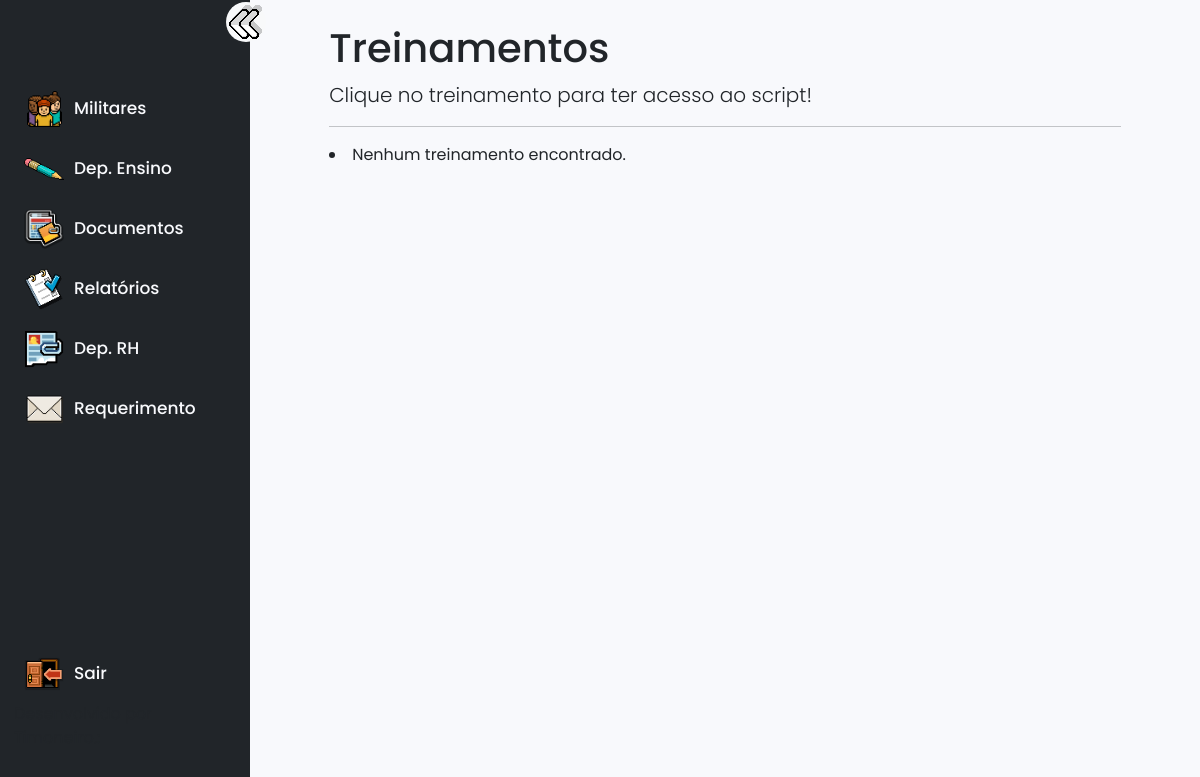
The page /treinamentos/treinamentosofc/ (signed in) on the database as committed earlier.
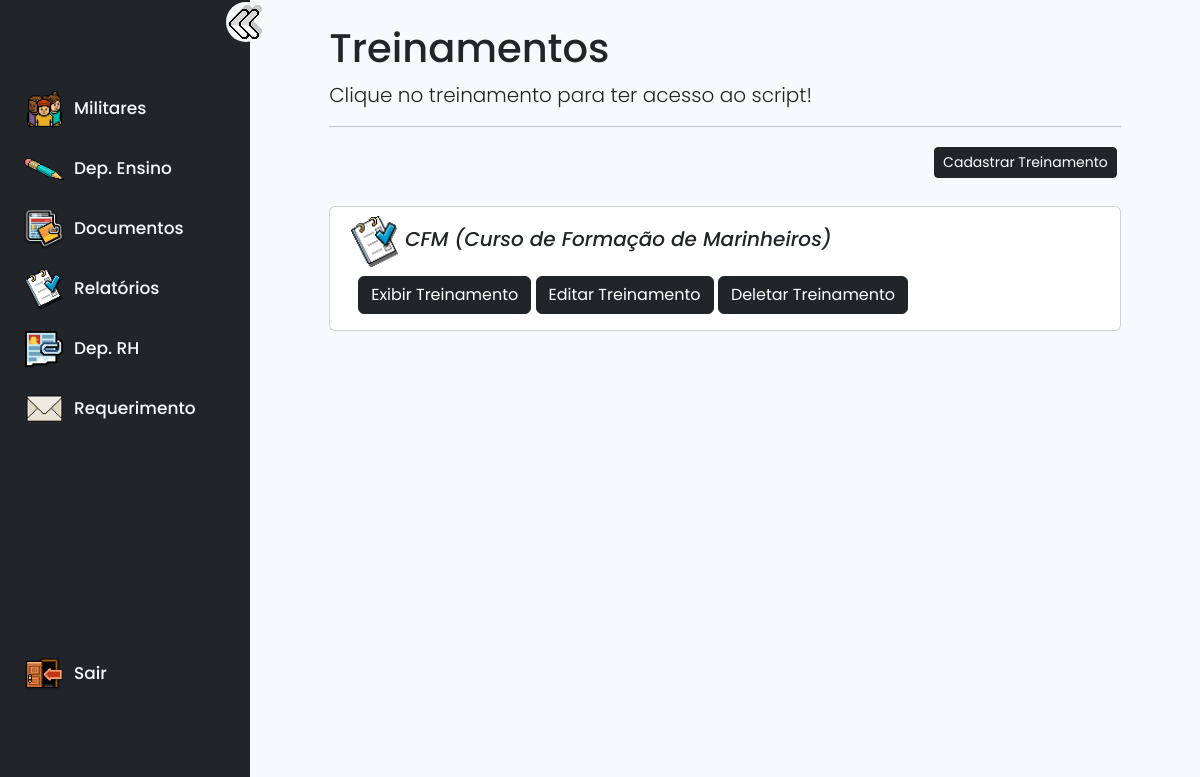
The same page on the database as committed later.
### treinamentos/models.py (models this page shows, shortened)
class Treinamentos(models.Model):
    titulo = models.TextField(verbose_name='Título', null=True, blank=True)
    topico1 = models.TextField(verbose_name='Tópico-1', null=True, blank=True)
    texto1 = models.TextField(verbose_name='Texto-1', null=True, blank=True)
    topico2 = models.TextField(verbose_name='Tópico-2', null=True, blank=True)
    texto2 = models.TextField(verbose_name='Texto-2', null=True, blank=True)
    topico3 = models.TextField(verbose_name='Tópico-3', null=True, blank=True)
    texto3 = models.TextField(verbose_name='Texto-3', null=True, blank=True)
    topico4 = models.TextField(verbose_name='Tópico-4', null=True, blank=True)
    texto4 = models.TextField(verbose_name='Texto-4', null=True, blank=True)
    topico5 = models.TextField(verbose_name='Tópico-5', null=True, blank=True)
    texto5 = models.TextField(verbose_name='Texto-5', null=True, blank=True)
    topico6 = models.TextField(verbose_name='Tópico-6', null=True, blank=True)
    texto6 = models.TextField(verbose_name='Texto-6', null=True, blank=True)
    topico7 = models.TextField(verbose_name='Tópico-7', null=True, blank=True)
    texto7 = models.TextField(verbose_name='Texto-7', null=True, blank=True)

### treinamentos/views.py (the view)
# urls.py: path('treinamentosofc/', MostrarTreinamentoViewOfc.as_view(), name='mostrartreinamentoofc'),
class MostrarTreinamentoViewOfc(GroupRequiredMixin,LoginRequiredMixin,ListView):
    group_required = [u"praça", u"oficial"]
    login_url = reverse_lazy('login')
    model = Treinamentos
    template_name = 'templates/treinamentoofc.html'
    context_object_name = 'treinamentos'
    def get_context_data(self, **kwargs):
        context = super().get_context_data(**kwargs)
        user = self.request.user
        is_member_of_rh = user.groups.filter(name='rh').exists()
        is_member_of_altocomando = user.groups.filter(name='altocomando').exists()
        context['is_member_of_rh'] = is_member_of_rh
        context['is_member_of_altocomando'] = is_member_of_altocomando
        return context

### arquivos/templates/treinamentoofc.html
{% extends "templates/indexoficiais.html" %}
{% load static %}
{% block main %}
<h1>Treinamentos</h1>
<p class="lead">Clique no treinamento para ter acesso ao script!</p>
<hr>
{% if is_member_of_rh and is_member_of_altocomando %}
<div class="d-flex justify-content-end">
    <a class="btn btn-dark btn-sm m-1" title="Criar Documento" href="{% url 'cadastrartreinamento' %}">Cadastrar Treinamento</a>
    </div>
    <br>
    {% endif %}
{% for treinamento in treinamentos %}
<div class="card col-xl-12 m-auto">
    <div class="container m-2">
        <div class="row">
            <i class='bx bx-home-alt icon'>
                <img width="50px" src="{% static "img/relatorioicon.png" %}" alt="">
                <span class="h5 card-title">{{ treinamento.titulo }}</span>
            </i>
            <div class="m-2 text-right">
                <a class="btn btn-dark" href="{% url 'detalhestreinamentos' treinamento.pk %}">Exibir Treinamento</a>
                {% if is_member_of_rh and is_member_of_altocomando %}
                <a class="btn btn-dark" href="{% url 'atualizartreinamento' treinamento.pk %}">Editar Treinamento</a>
                <a class="btn btn-dark" href="{% url 'deletartreinamento' treinamento.pk %}">Deletar Treinamento</a>
            {% endif %}
            </div>
        </div>
    </div>
</div>
<br>
{% empty %}
<li>Nenhum treinamento encontrado.</li>
{% endfor %}
{% endblock main %}

Rows that differ between the two databases and show on the page:
added Treinamentos: titulo "CFM (Curso de Formação de Marinheiros)"
Other text that changed with them:
text no longer shown: "Nenhum treinamento encontrado."
text now shown: "Cadastrar Treinamento"
